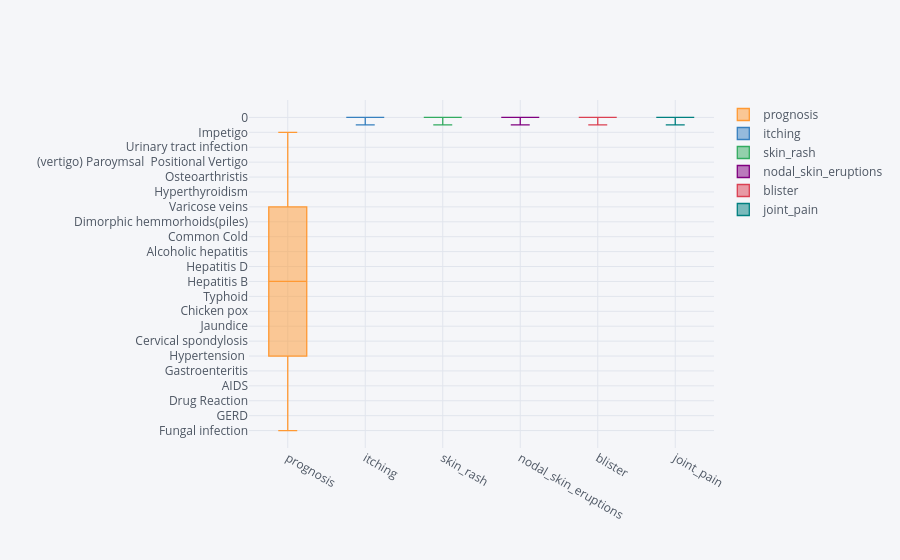

The cell this chart's notebook holds for it:
### Code cell
#This visualization show the prognosis as negative or postive; 0 = don't have and
#1 = does have
df[['prognosis','itching','skin_rash','nodal_skin_eruptions','blister','joint_pain']].iplot(kind='box')

### Figure 1 — Plotly figure (JSON) as saved in the notebook; plotly's stock layout.template omitted (floating-point values rounded to 4 significant figures; data arrays with more than 128 entries replaced by an {"elided": "..."} marker saying what was removed)
{"data": [{"boxpoints": false, "line": {"width": 1.3}, "marker": {"color": "rgba(255, 153, 51, 1.0)"}, "name": "prognosis", "orientation": "v", "type": "box", "y": {"elided": "4920 str values"}}, {"boxpoints": false, "line": {"width": 1.3}, "marker": {"color": "rgba(55, 128, 191, 1.0)"}, "name": "itching", "orientation": "v", "type": "box", "y": {"elided": "4920 int values"}}, {"boxpoints": false, "line": {"width": 1.3}, "marker": {"color": "rgba(50, 171, 96, 1.0)"}, "name": "skin_rash", "orientation": "v", "type": "box", "y": {"elided": "4920 int values"}}, {"boxpoints": false, "line": {"width": 1.3}, "marker": {"color": "rgba(128, 0, 128, 1.0)"}, "name": "nodal_skin_eruptions", "orientation": "v", "type": "box", "y": {"elided": "4920 int values"}}, {"boxpoints": false, "line": {"width": 1.3}, "marker": {"color": "rgba(219, 64, 82, 1.0)"}, "name": "blister", "orientation": "v", "type": "box", "y": {"elided": "4920 int values"}}, {"boxpoints": false, "line": {"width": 1.3}, "marker": {"color": "rgba(0, 128, 128, 1.0)"}, "name": "joint_pain", "orientation": "v", "type": "box", "y": {"elided": "4920 int values"}}], "layout": {"legend": {"bgcolor": "#F5F6F9", "font": {"color": "#4D5663"}}, "paper_bgcolor": "#F5F6F9", "plot_bgcolor": "#F5F6F9", "title": {"font": {"color": "#4D5663"}}, "xaxis": {"gridcolor": "#E1E5ED", "showgrid": true, "tickfont": {"color": "#4D5663"}, "title": {"font": {"color": "#4D5663"}, "text": ""}, "zerolinecolor": "#E1E5ED"}, "yaxis": {"gridcolor": "#E1E5ED", "showgrid": true, "tickfont": {"color": "#4D5663"}, "title": {"font": {"color": "#4D5663"}, "text": ""}, "zerolinecolor": "#E1E5ED"}}}
